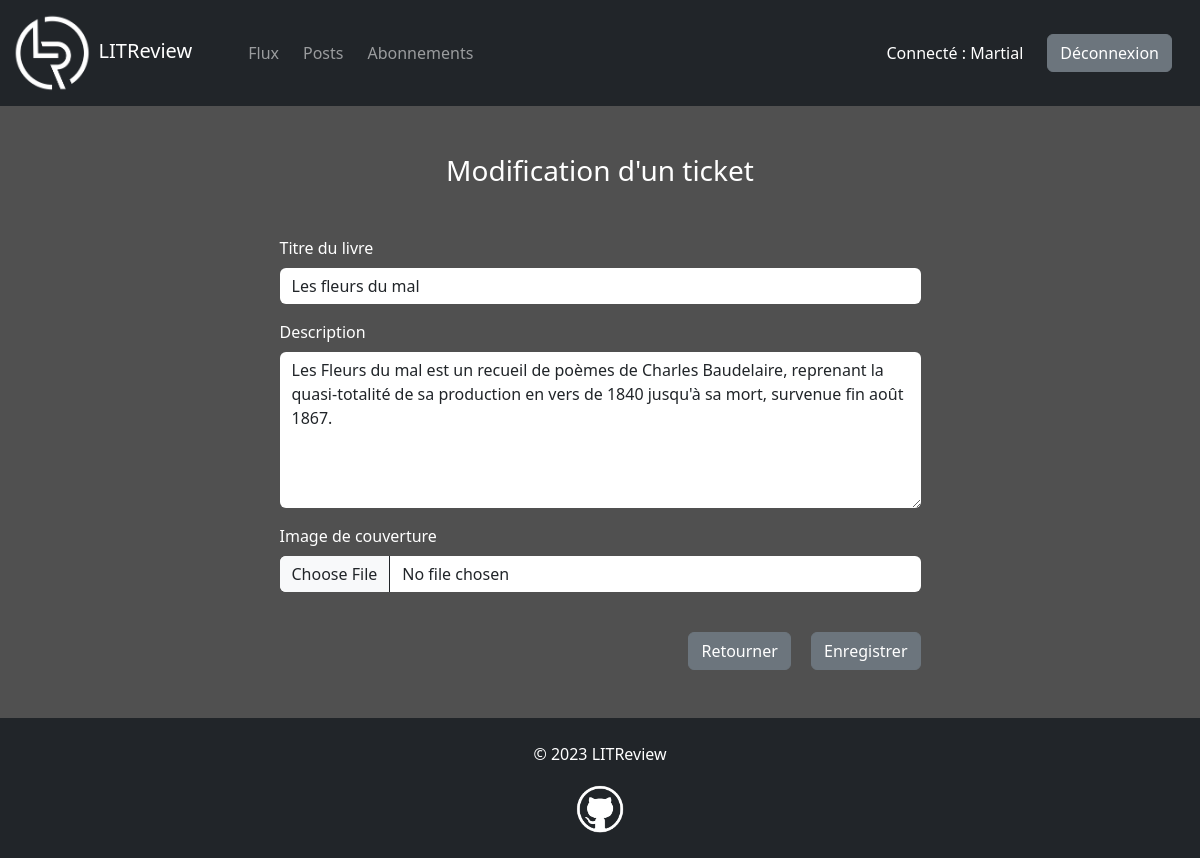
Screenshot of /ticket/4/modifier/ (signed in) with the database file from the repository.
### accounts/models.py (models this page shows)
class User(AbstractUser):
    pass

### reviews/models.py (models this page shows, shortened)
class Ticket(models.Model):
    user = models.ForeignKey(to=settings.AUTH_USER_MODEL, on_delete=models.CASCADE)
    title = models.CharField(max_length=128)
    description = models.TextField(max_length=2048, blank=True)
    image = models.ImageField(null=True, blank=True, upload_to="book_covers")
    time_created = models.DateTimeField(auto_now_add=True)

### reviews/views.py (the view)
# urls.py: path("ticket/<int:ticket_id>/modifier/", views.update_ticket, name="update_ticket"),
@login_required
def update_ticket(request, ticket_id):
    ticket = get_object_or_404(Ticket, pk=ticket_id)
    if request.user != ticket.user:
        raise PermissionDenied()
    ticket_form = UpdateTicketForm(instance=ticket)
    if request.method == "POST":
        ticket_form = UpdateTicketForm(request.POST, request.FILES, instance=ticket)
        if ticket_form.is_valid():
            ticket.save()
            return redirect("posts")
    context = {"ticket_form": ticket_form, "ticket": ticket}
    return render(request, "reviews/ticket_form.html", context)

### reviews/forms.py
class UpdateTicketForm(CreateTicketForm):
    def __init__(self, *args, **kwargs):
        super(CreateTicketForm, self).__init__(*args, **kwargs)
        self.fields["title"].widget.attrs["placeholder"] = ""
        self.fields["description"].widget.attrs["placeholder"] = ""

### reviews/templates/reviews/ticket_form.html (shortened to what this page needs)
{% extends "base.html" %}
{% load bootstrap5 %}
{% block content %}
<div class="row justify-content-center">
    <div class="col-md-9 col-lg-8 col-xl-7 col-xxl-6">
        <h3 class="text-center text-white mb-5">
            {% if ticket %}Modification d'un ticket{% else %}Nouveau ticket{% endif %}
        </h3>
        <form method="POST" enctype="multipart/form-data">
            {% bootstrap_form ticket_form bound_css_class="" %}
            <div class="text-center text-sm-end">
                {% if ticket %}
                <a class="btn btn-secondary mt-4 me-3" href="{% url 'posts' %}">Retourner</a>
                {% else %}
                <a class="btn btn-secondary mt-4 me-3" href="{% url 'feed' %}">Retourner</a>
                {% endif %}
                <button class="btn btn-secondary mt-4" type="submit">
                    {% if ticket %}Enregistrer{% else %}Créer{% endif %}
                </button>
            </div>
        </form>
    </div>
</div>
{% endblock content %}

### templates/base.html (shortened to what this page needs)
<!DOCTYPE html>
{% load static %}
<html lang="fr">
<head>
    <link
    href="https://cdn.jsdelivr.net/npm/bootstrap@5.3.0-alpha1/dist/css/bootstrap.min.css"
    rel="stylesheet"
>
    <link rel="stylesheet" href="{% static 'css/style.css' %}">
</head>
<body>
    <div id="main-container">
        <nav class="navbar navbar-dark bg-dark navbar-expand-lg" data-bs-theme="dark">
            <div class="container-fluid">
                <span class="navbar-brand me-5">
                    <img id="litreview-logo" src="{% static 'img/logos/litreview-logo.png' %}" alt="logo">
                    LITReview
                </span>
                {% if user.is_authenticated %}
                <div class="collapse navbar-collapse" id="navbar">
                    <ul class="navbar-nav me-auto mb-2 mb-lg-0">
                        <li>
                            <a class="nav-link me-2" href="{% url 'feed' %}">Flux</a>
                        </li>
                        <li>
                            <a class="nav-link me-2" href="{% url 'posts' %}">Posts</a>
                        </li>
                        <li>
                            <a class="nav-link me-2" href="{% url 'subscriptions' %}">Abonnements</a>
                        </li>
                    </ul>
                    <p class="text-white mt-3 me-4">Connecté : {{ user.username }}</p>
                    <a class="btn btn-secondary me-3 my-2" href="{% url 'logout' %}">Déconnexion</a>
                </div>
                {% endif %}
            </div>
        </nav>
        <div class="container mt-5">
            {% block content %}
            {% endblock content %}
        </div>
    </div>
    <footer class="bg-dark mt-5">
        <p class="text-white text-center pt-4">&copy; <span>{% now "Y" %}</span> LITReview</p>
        <p class="text-center">
            <a href="https://github.com/romansainthilaire" target="_blank">
                <img id="github-logo" src="{% static 'img/logos/github-logo.png' %}" alt="">
            </a>
        </p>
    </footer>
</body>
</html>

### static/css/style.css (style rules this page uses)
body { background-color: rgb(80, 80, 80); }
#main-container { min-height: calc(100vh - 190px); }
footer { height: 140px; }
#litreview-logo { max-height: 80px; }
#github-logo { max-height: 50px; margin-top: 2px; margin-bottom: 2px; }
a { color: rgb(200, 200, 200); text-underline-offset: 3px; }
label { color: white; }
.form-control, .form-select { border: none; }

### rows the page displays
User: username "Martial"
Ticket: title "Les fleurs du mal", description "Les Fleurs du mal est un recueil de poèmes de Charles Baudelaire, reprenant la quasi-totalité de sa production en vers de 1840 jusqu'à sa mort, survenue fin août 1867."
